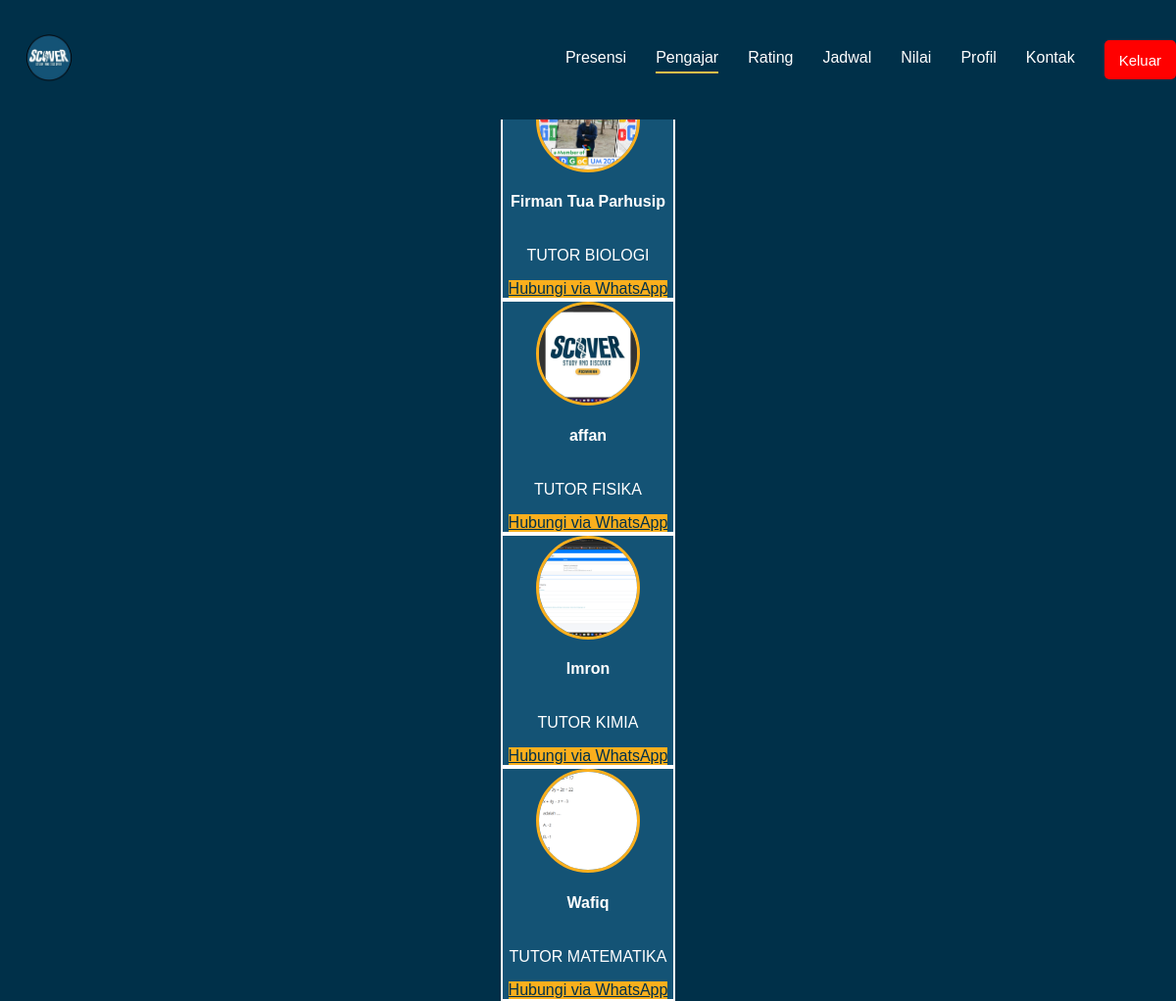
Page /pengajar.php on the committed database.
### tables this page shows
CREATE TABLE `mentor` (
  `pengajar_id` int(11) NOT NULL,
  `full_name` varchar(50) NOT NULL,
  `email` varchar(50) NOT NULL,
  `password` varchar(255) NOT NULL,
  `mapel` varchar(20) NOT NULL,
  `nohp` varchar(255) NOT NULL,
  `gambar` varchar(255) NOT NULL,
  `alamat` varchar(100) NOT NULL,
  `ttl` date NOT NULL,
  `created_at` timestamp NOT NULL DEFAULT current_timestamp() ON UPDATE current_timestamp()
);

### pengajar.php (the view, shortened to what this page needs)
<?php
$host = "localhost";
$user = "root";
$password = "";
$dbname = "scover";
$conn = mysqli_connect($host, $user, $password, $dbname);
$query = "SELECT full_name, gambar, mapel, nohp FROM mentor";
$result = mysqli_query($conn, $query);
?>
<!DOCTYPE html>
<html lang="id">
<head>
        <link rel="stylesheet" href="css/home.css">
        <link rel="stylesheet" href="css/logout.css">
</head>
<body>
<nav class="navbar">
        <div class="logo">
            <img src="images/foto4.png" alt="Logo">
        </div>
        <ul class="nav-links">
            <li><a href="home.php">Presensi</a></li>
            <li><a href="pengajar.php" class="active">Pengajar</a></li>
            <li><a href="rating.php">Rating</a></li>
            <li><a href="jadwal.php">Jadwal</a></li>
            <li><a href="nilai_siswa.php">Nilai</a></li>
            <li><a href="profile.php">Profil</a></li>
            <li><a href="kontak.php">Kontak</a></li>
            <li><button class="logout-btn" onclick="confirmLogout()">Keluar</button></li>
        </ul>
    </nav>
    <div class="container mt-5">
        <h2 class="text-center">Daftar Pengajar</h2>
        <div class="row">
            <?php while ($row = mysqli_fetch_assoc($result)) { ?>
                <div class="col-md-4 mb-4">
                    <div class="card text-center p-3">
                        <?php
                        $imagePath = "uploads/" . basename(htmlspecialchars($row['gambar']));
                        if (!empty($row['gambar']) && file_exists($imagePath)) {
                        ?>
                            <img src="<?= $imagePath; ?>" alt="Foto Pengajar" class="profile-img">
                        <?php } else { ?>
                            <img src="uploads1/default.png" alt="Foto Default" class="profile-img">
                        <?php } ?>
                        <h4><?= htmlspecialchars($row['full_name']); ?></h4>
                        <p><strong></strong> TUTOR <?= htmlspecialchars($row['mapel']); ?></p>
                        <a href="https://wa.me/<?= htmlspecialchars($row['nohp']); ?>" target="_blank" class="btn btn-whatsapp">Hubungi via WhatsApp</a>
                    </div>
                </div>
            <?php } ?>
        </div>
    </div>
</body>
</html>

### css/home.css (style rules this page uses)
body { font-family: Arial, sans-serif; margin: 0; padding: 0; background-color: #003049; display: flex; flex-direction: column; align-items: center; justify-content: center; }
.navbar { display: flex !important; justify-content: space-between !important; align-items: center !important; background-color: #003049; padding: 15px; color: white; width: 100%; width: 100%; padding: 15px; position: fixed; top: 0; left: 0; z-index: 1000; }
.navbar .logo img { width: 70px; height: auto; }
.navbar .nav-links { list-style: none; display: flex; padding: 0; }
.navbar .nav-links li { margin: 10px 15px; position: relative; }
.navbar .nav-links a { text-decoration: none; color: white; padding-bottom: 5px; transition: all 0.3s; position: relative; }
.navbar .nav-links a::after { content: ""; display: block; width: 0; height: 2px; background-color: #fabe49; transition: width 0.3s ease-in-out; position: absolute; bottom: -2px; left: 0; }
.navbar .nav-links a.active::after { width: 100%; background-color: #fabe49; }
.logout-btn { background-color: red; border: none; padding: 10px 15px; border-radius: 5px; font-size: 15px; color: white; cursor: pointer; display: flex; align-items: center; justify-content: center; height: 40px; }
.nav-links li { display: flex; align-items: center; }

### css/logout.css (style rules this page uses)
.logout-btn { background-color: red; border: none; padding: 10px 15px; border-radius: 5px; font-size: 15px; color: white; cursor: pointer; display: flex; align-items: center; justify-content: center; height: 40px; }
.nav-links li { display: flex; align-items: center; }

### pengajar.php (style rules this page uses)
body { background-color: #003049; color: #fabe49; }
.card { background-color: #145375; color: white; border: 2px solid white; display: flex; flex-direction: column; align-items: center; justify-content: center; text-align: center; }
.profile-img { width: 100px; height: 100px; border-radius: 50%; object-fit: cover; border: 3px solid #faaf1d; display: block; margin: 0 auto; }
.btn-whatsapp { background-color: #faaf1d; color: #003049; border: none; }

### rows in the picture
mentor: gambar (picture), full_name "Firman Tua Parhusip", mapel "BIOLOGI"
mentor: gambar (picture), full_name "affan", mapel "FISIKA"
mentor: gambar (picture), full_name "Imron", mapel "KIMIA"
mentor: gambar (picture), full_name "Wafiq", mapel "MATEMATIKA"
